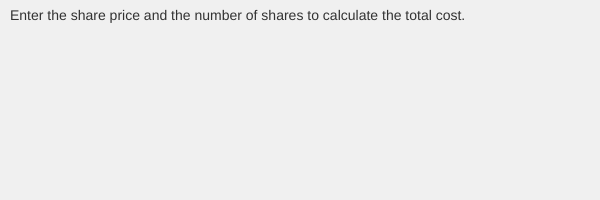
Frame 1 (no input)
Frame 60 (no input): identical to frame 1, image omitted
Frame 120 (the mouse pressed at the canvas centre since frame 60): identical to frame 1, image omitted

The p5.js sketch that drew this single still picture (run headless with seeded random() and noise() and a simulated clock; from frame 60 on, the mouse is pressed at the canvas centre):

// p5.js sketch
// ── sketch.js
let sharePrice;
let numberOfShares;
let totalCost;
let errorMsg;
let instructionText;

function setup() {
  createCanvas(600, 200);
  
  // Instruction text
  instructionText = 'Enter the share price and the number of shares to calculate the total cost.';
  
  // Styling the body and adding a title
  document.body.style.fontFamily = 'Arial, sans-serif';
  document.body.style.backgroundColor = '#f0f0f0';
  createElement('h2', 'Stock Share Calculator').style('color', '#333');
  
  // Creating and styling input fields
  createP('Share Price ($):').style('margin-bottom', '4px');
  sharePrice = createInput('');
  sharePrice.input(calculateTotalCost);
  sharePrice.style('padding', '8px');
  sharePrice.style('border-radius', '4px');
  sharePrice.style('border', '1px solid #ccc');
  
  createP('Number of Shares:').style('margin-bottom', '4px');
  numberOfShares = createInput('');
  numberOfShares.input(calculateTotalCost);
  numberOfShares.style('padding', '8px');
  numberOfShares.style('border-radius', '4px');
  numberOfShares.style('border', '1px solid #ccc');
  
  // Creating and styling reset button
  let resetButton = createButton('Reset');
  resetButton.mousePressed(resetInputs);
  resetButton.style('padding', '8px 12px');
  resetButton.style('margin-top', '10px');
  resetButton.style('border-radius', '4px');
  resetButton.style('border', 'none');
  resetButton.style('background-color', '#ff5757');
  resetButton.style('color', '#ffffff');
}

function draw() {
  background(240);
  
  fill(50);
  textSize(14);
  text(instructionText, 10, 20);
  
  // Display the error message if it exists
  fill(255, 0, 0); // Set the text color to red
  if (errorMsg) {
    textSize(16);
    text(errorMsg, 10, height - 60);
  }
  
  // Display the total cost if it exists
  fill(50); // Set the text color to dark gray
  if (totalCost !== undefined) {
    textSize(16);
    text('Total Cost: $' + totalCost.toFixed(2), 10, height - 30);
  }
}

function calculateTotalCost() {
  // Reset error message
  errorMsg = '';

  // Validate inputs
  let price = parseFloat(sharePrice.value());
  let number = parseFloat(numberOfShares.value());

  if (isNaN(price) || price < 0) {
    errorMsg = 'Please enter a valid share price.';
    totalCost = undefined;
    return;
  }
  
  if (isNaN(number) || number < 0) {
    errorMsg = 'Please enter a valid number of shares.';
    totalCost = undefined;
    return;
  }

  // Calculate the total cost if both inputs are valid
  if (!isNaN(price) && price >= 0 && !isNaN(number) && number >= 0) {
    totalCost = price * number;
  }
}

function resetInputs() {
  // Reset inputs and total cost
  sharePrice.value('');
  numberOfShares.value('');
  totalCost = undefined;
  errorMsg = '';
}
